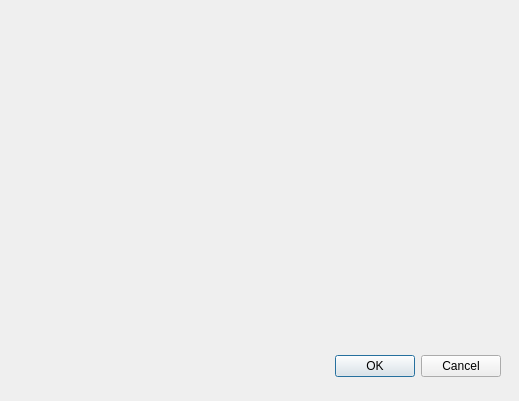
<?xml version="1.0" encoding="UTF-8"?>
<ui version="4.0">
 <class>Register</class>
 <widget class="QDialog" name="Register">
  <property name="geometry">
   <rect>
    <x>0</x>
    <y>0</y>
    <width>519</width>
    <height>401</height>
   </rect>
  </property>
  <property name="windowTitle">
   <string>Dialog</string>
  </property>
  <widget class="QDialogButtonBox" name="buttonBox">
   <property name="geometry">
    <rect>
     <x>160</x>
     <y>350</y>
     <width>341</width>
     <height>32</height>
    </rect>
   </property>
   <property name="orientation">
    <enum>Qt::Horizontal</enum>
   </property>
   <property name="standardButtons">
    <set>QDialogButtonBox::Cancel|QDialogButtonBox::Ok</set>
   </property>
  </widget>
 </widget>
 <resources/>
 <connections>
  <connection>
   <sender>buttonBox</sender>
   <signal>rejected()</signal>
   <receiver>Register</receiver>
   <slot>reject()</slot>
   <hints>
    <hint type="sourcelabel">
     <x>316</x>
     <y>260</y>
    </hint>
    <hint type="destinationlabel">
     <x>286</x>
     <y>274</y>
    </hint>
   </hints>
  </connection>
  <connection>
   <sender>buttonBox</sender>
   <signal>accepted()</signal>
   <receiver>Register</receiver>
   <slot>accept()</slot>
   <hints>
    <hint type="sourcelabel">
     <x>248</x>
     <y>254</y>
    </hint>
    <hint type="destinationlabel">
     <x>157</x>
     <y>274</y>
    </hint>
   </hints>
  </connection>
 </connections>
</ui>
